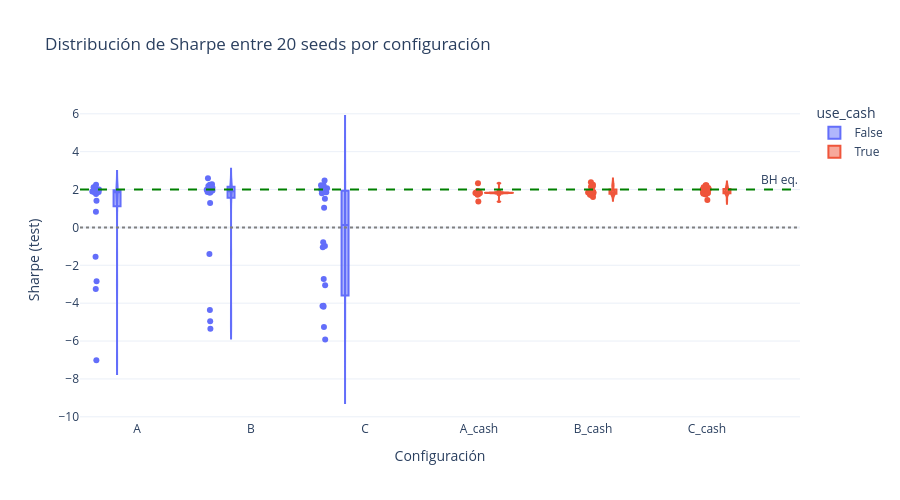

Here is the notebook cell this chart was saved with:
### Code cell
import plotly.express as px

fig = px.violin(
    sub, x="config", y="test_sharpe_net", color="use_cash",
    box=True, points="all",
    title="Distribución de Sharpe entre 20 seeds por configuración",
    labels={"test_sharpe_net": "Sharpe (test)", "config": "Configuración"},
)
fig.add_hline(y=0, line_dash="dot", line_color="gray")
fig.add_hline(y=2.0, line_dash="dash", line_color="green", annotation_text="BH eq.")
fig.update_layout(template="plotly_white", height=500)
fig.show()

### Figure 1 — Plotly figure (JSON) as saved in the notebook; plotly's stock layout.template omitted (floating-point values rounded to 4 significant figures)
{"data": [{"alignmentgroup": "True", "box": {"visible": true}, "hovertemplate": "use_cash=False<br>Configuración=%{x}<br>Sharpe (test)=%{y}<extra></extra>", "legendgroup": "False", "marker": {"color": "#636efa"}, "name": "False", "offsetgroup": "False", "orientation": "v", "points": "all", "scalegroup": "True", "showlegend": true, "type": "violin", "x": ["A", "A", "A", "A", "A", "A", "A", "A", "A", "A", "A", "A", "A", "A", "A", "A", "A", "A", "A", "A", "B", "B", "B", "B", "B", "B", "B", "B", "B", "B", "B", "B", "B", "B", "B", "B", "B", "B", "B", "B", "C", "C", "C", "C", "C", "C", "C", "C", "C", "C", "C", "C", "C", "C", "C", "C", "C", "C", "C", "C"], "x0": " ", "xaxis": "x", "y": [1.93, 2.143, 0.8327, -7.019, -1.544, -2.842, 1.864, 2.117, 1.861, 2.248, 1.856, 1.766, 1.41, 1.897, 2.028, -3.245, 1.996, 1.836, 1.864, 1.843, 1.95, 2.09, 2.251, 2.107, 2.123, 2.185, 2.593, -4.95, -4.364, 1.837, -5.349, 2.256, 1.871, 2.286, 1.864, 1.994, -1.399, 1.287, 1.864, 1.864, -1.048, -4.143, -4.133, 1.514, -0.9749, 2.005, 1.044, -2.718, 2.065, 2.226, 2.475, 2.224, 1.862, 1.872, -5.915, -0.7892, -5.257, -3.053, 1.8, -4.194], "y0": " ", "yaxis": "y"}, {"alignmentgroup": "True", "box": {"visible": true}, "hovertemplate": "use_cash=True<br>Configuración=%{x}<br>Sharpe (test)=%{y}<extra></extra>", "legendgroup": "True", "marker": {"color": "#EF553B"}, "name": "True", "offsetgroup": "True", "orientation": "v", "points": "all", "scalegroup": "True", "showlegend": true, "type": "violin", "x": ["A_cash", "A_cash", "A_cash", "A_cash", "A_cash", "A_cash", "A_cash", "A_cash", "A_cash", "A_cash", "A_cash", "A_cash", "A_cash", "A_cash", "A_cash", "A_cash", "A_cash", "A_cash", "A_cash", "A_cash", "B_cash", "B_cash", "B_cash", "B_cash", "B_cash", "B_cash", "B_cash", "B_cash", "B_cash", "B_cash", "B_cash", "B_cash", "B_cash", "B_cash", "B_cash", "B_cash", "B_cash", "B_cash", "B_cash", "B_cash", "C_cash", "C_cash", "C_cash", "C_cash", "C_cash", "C_cash", "C_cash", "C_cash", "C_cash", "C_cash", "C_cash", "C_cash", "C_cash", "C_cash", "C_cash", "C_cash", "C_cash", "C_cash", "C_cash", "C_cash"], "x0": " ", "xaxis": "x", "y": [1.85, 1.835, 1.804, 1.823, 1.823, 1.922, 1.823, 1.823, 1.771, 1.795, 1.823, 1.363, 1.84, 1.823, 2.332, 1.818, 1.726, 1.823, 1.864, 1.828, 1.608, 1.864, 1.823, 2.148, 2.256, 2.381, 1.787, 1.708, 1.864, 2.161, 1.731, 1.688, 1.844, 2.217, 1.846, 1.853, 1.864, 1.856, 1.766, 1.827, 1.823, 1.864, 1.732, 2.012, 2.0, 1.806, 2.081, 1.827, 2.226, 1.859, 1.921, 1.774, 2.032, 1.832, 2.038, 2.115, 2.221, 1.815, 1.783, 1.442], "y0": " ", "yaxis": "y"}], "layout": {"annotations": [{"showarrow": false, "text": "BH eq.", "x": 1, "xanchor": "right", "xref": "x domain", "y": 2, "yanchor": "bottom", "yref": "y"}], "height": 500, "legend": {"title": {"text": "use_cash"}, "tracegroupgap": 0}, "shapes": [{"line": {"color": "gray", "dash": "dot"}, "type": "line", "x0": 0, "x1": 1, "xref": "x domain", "y0": 0, "y1": 0, "yref": "y"}, {"line": {"color": "green", "dash": "dash"}, "type": "line", "x0": 0, "x1": 1, "xref": "x domain", "y0": 2, "y1": 2, "yref": "y"}], "title": {"text": "Distribución de Sharpe entre 20 seeds por configuración"}, "violinmode": "group", "xaxis": {"anchor": "y", "domain": [0, 1], "title": {"text": "Configuración"}}, "yaxis": {"anchor": "x", "domain": [0, 1], "title": {"text": "Sharpe (test)"}}}}
